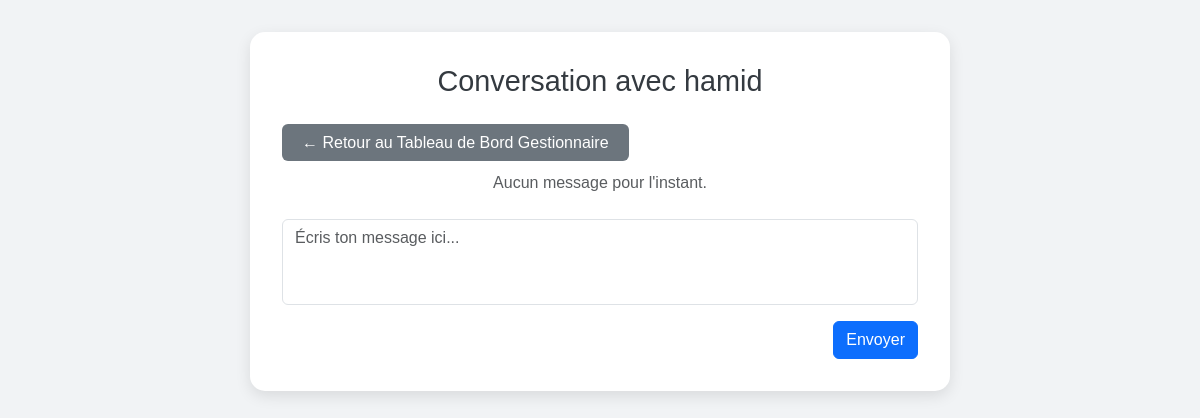
The page /conv/14/ (signed in) on the database as committed earlier.
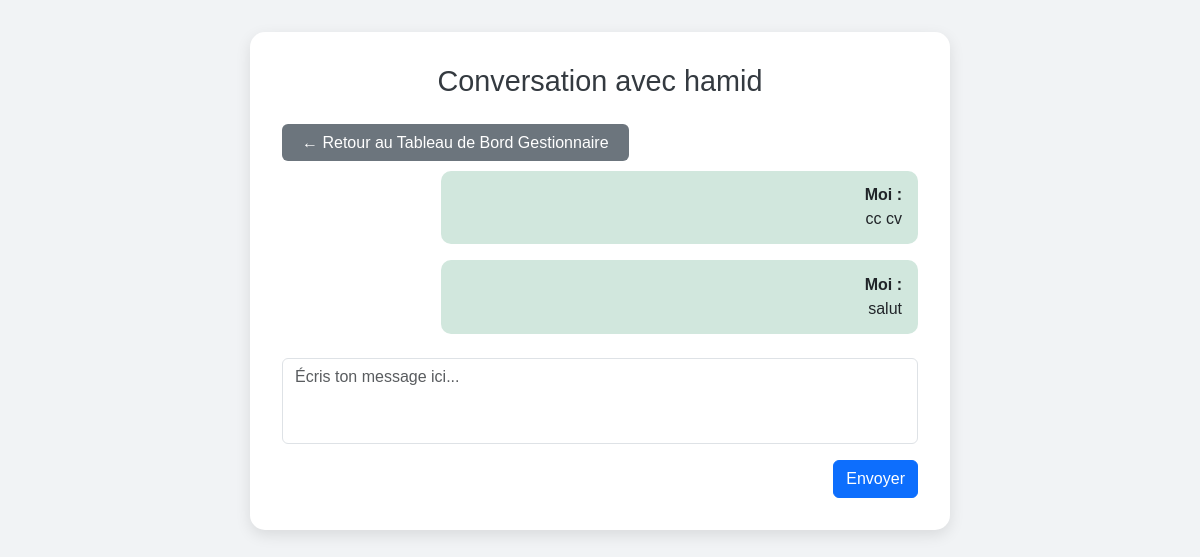
The same page on the database as committed later.
### inventory/models.py (models this page shows, shortened)
class Message(models.Model):
    sender    = models.ForeignKey(CustomUser, on_delete=models.CASCADE, related_name='sent_messages')
    receiver  = models.ForeignKey(CustomUser, on_delete=models.CASCADE, related_name='received_messages')
    content   = models.TextField()
    timestamp = models.DateTimeField(auto_now_add=True)
    is_read   = models.BooleanField(default=False)

### inventory/views.py (the view)
# urls.py: path('conv/<int:user_id>/', conversation, name='conv'),
@login_required
def conversation(request, user_id):
    current, other = request.user, get_object_or_404(CustomUser, id=user_id)
    if request.method == 'POST':
        content = request.POST.get('content')
        if content:
            Message.objects.create(sender=current, receiver=other, content=content)
            return redirect('conv', user_id=other.id)
    qs = Message.objects.filter(
        (Q(sender=current)&Q(receiver=other))|
        (Q(sender=other)&Q(receiver=current))
    ).order_by('timestamp')
    paginator = Paginator(qs, 10)
    page = request.GET.get('page')
    messages_page = paginator.get_page(page)
    return render(request, 'conversation.html', {'other_user': other, 'messages': messages_page})

### templates/conversation.html (shortened to what this page needs)
<!DOCTYPE html>
<html lang="en">
<head>
  <link href="https://cdn.jsdelivr.net/npm/bootstrap@5.3.2/dist/css/bootstrap.min.css" rel="stylesheet">
</head>
<body>
<div class="chat-container">
  <h1>Conversation avec {{ other_user.username }}</h1>
  <div class="mb-3">
    {% if user.is_authenticated %}
      {% if user.role == 'employe' %}
        <a href="{% url 'dashboard_employe' %}" class="btn-back">← Retour au Tableau de Bord Employé</a>
      {% if user.role == 'admin' %}
      <a href="{% url 'base_site' %}" class="btn-back">← Retour au Tableau de Bord Admin</a>
      {% endif %}
      {% elif user.role == 'gestionnaire' %}
        <a href="{% url 'dashboard_gestionnaire' %}" class="btn-back">← Retour au Tableau de Bord Gestionnaire</a>
      {% else %}
        <a href="javascript:history.back()" class="btn-back">← Retour</a>
      {% endif %}
    {% else %}
      <a href="{% url 'login' %}" class="btn-back">Se connecter</a>
    {% endif %}
  </div>
  <div class="mb-4">
    {% for message in messages %}
      {% if message.sender == request.user %}
        <div class="message sent">
          <strong>Moi :</strong><br> {{ message.content }}
        </div>
      {% else %}
        <div class="message received">
          <strong>{{ other_user.username }} :</strong><br> {{ message.content }}
        </div>
      {% endif %}
    {% empty %}
      <p class="text-center text-muted">Aucun message pour l'instant.</p>
    {% endfor %}
  </div>
  <form method="post">
    <div class="mb-3">
      <textarea name="content" class="form-control" rows="3" placeholder="Écris ton message ici..."></textarea>
    </div>
    <div class="text-end">
      <button type="submit" class="btn btn-primary">Envoyer</button>
    </div>
  </form>
</div>
</body>
</html>

Rows that differ between the two databases and show on the page:
added Message: content "cc cv"
added Message: content "salut"
Other text that changed with them:
text no longer shown: "Aucun message pour l'instant."
